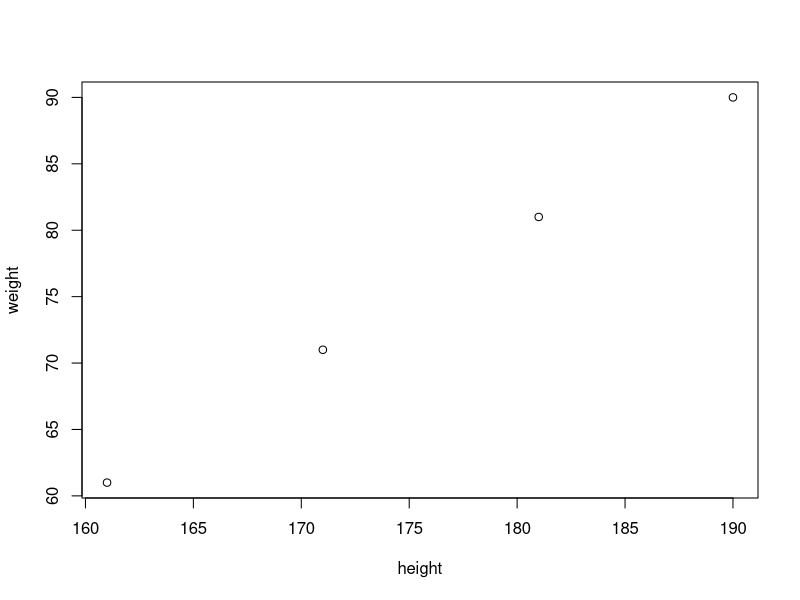
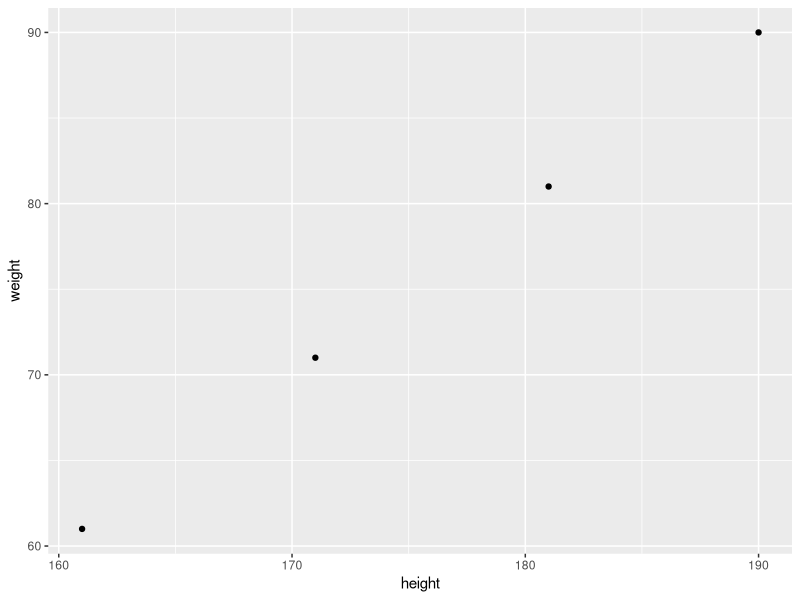
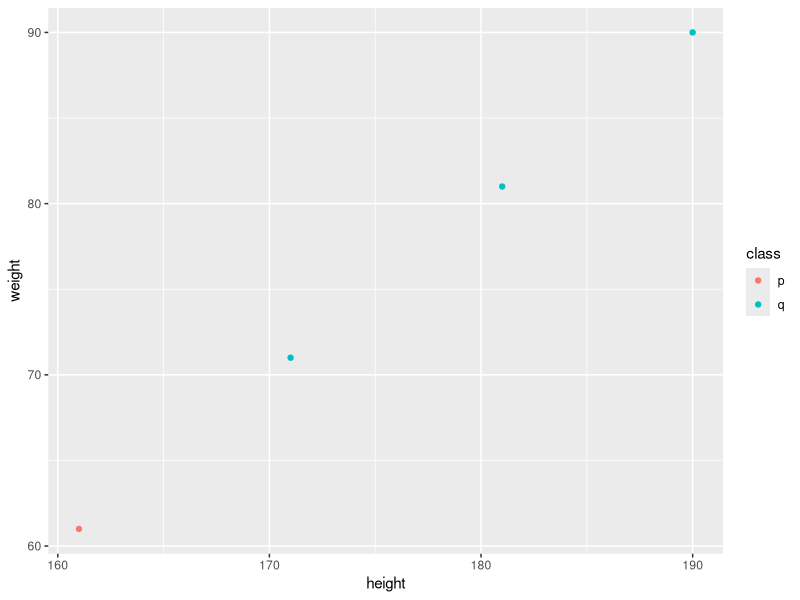
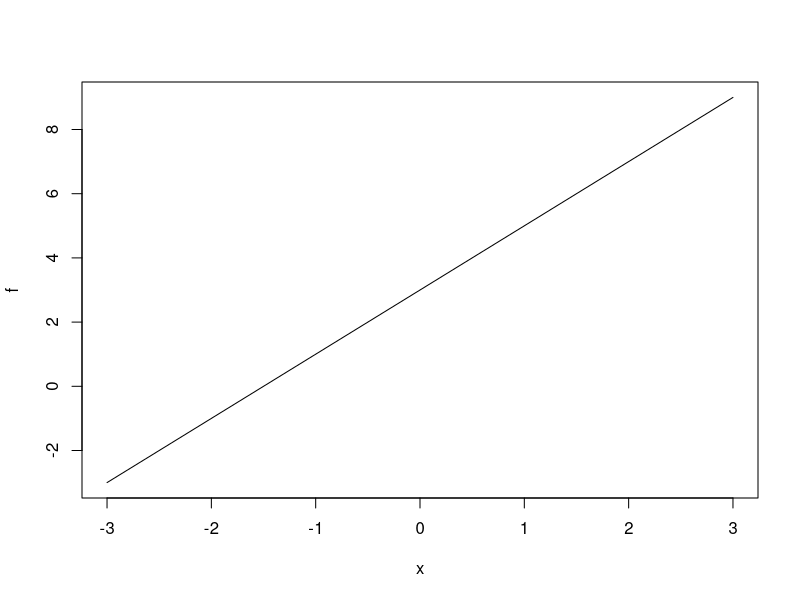
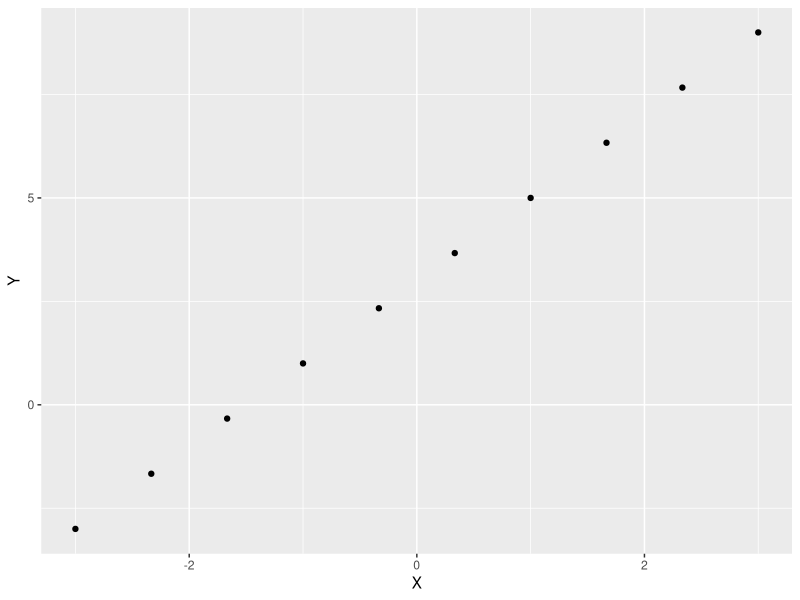
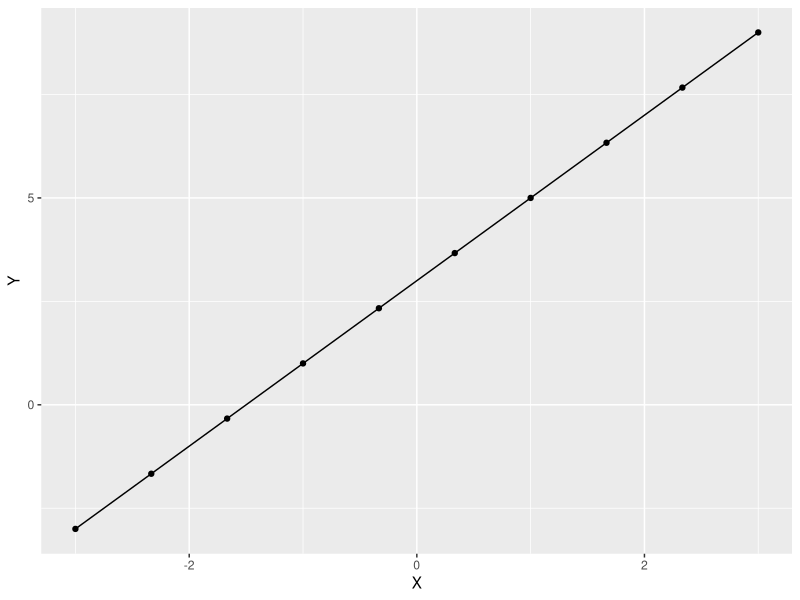

Write the R code that produced these figures, in order.
## ---- chunk 1
# 毎回実行する
library(tidyverse)
library(caret)
## ---- chunk 2
a <- 2
b <- 3
a + b # 計算
## ---- chunk 3
c <- a + b # 計算結果の割り当て
c          # 結果の表示
## ---- chunk 4
(c <- a + b)
## ---- chunk 5
s <- "abcde" # 'abc'でもよい。

substr(x = s, start = 2, stop = 3) # 部分文字列（その1）
substr(s, 2, 3)                    # 部分文字列（その2）
s %>% substr(start = 2, stop = 3)  # 部分文字列（その3）
## ---- chunk 6
t <- "fgh"
paste(s, t, sep = ':') # 文字列の連結
## ---- chunk 7
vec1 <- c(1, 1, 2, 3, 5)
## ---- chunk 8
length(vec1) # 要素数
## ---- chunk 9
vec1[3] # 特定の要素
## ---- chunk 10
vec1 + 10 # ベクトルに数を足す。
## ---- chunk 11
vec1 * 10 # ベクトルに数を掛ける。
## ---- chunk 12
vec1 <- c(1,  1,   2,    3,     5)
vec2 <- c(1, 10, 100, 1000, 10000)
vec1 + vec2 # ベクトル同士の足し算。
## ---- chunk 13
vec1 * vec2 # ベクトル同士の掛け算。（内積ではない）
## ---- chunk 14
vec1 %*% vec2 # ベクトルの内積
## ---- chunk 15
1:10
## ---- chunk 16
seq(from = 0, to = 1, by = 0.1)
## ---- chunk 17
seq(from = 0, to = 1, length.out = 10)
## ---- chunk 18
vec1 <- c(1, 1, 2, 3, 5)

mean(vec1)   # 平均
var(vec1)    # （不偏）分散
sd(vec1)     # 標準偏差
median(vec1) # 中央値
## ---- chunk 19
psych::describe(vec1) # まとめて計算する。
## ---- chunk 20
scores <- c("グー","チョキ","パー","チョキ")
scores
## ---- chunk 21
scores <- factor(c("グー","チョキ","パー","チョキ"))
scores
## ---- chunk 22
# 方法1
people <- tribble(
  ~name, ~height, ~weight,
  "A",   180,     60,
  "B",   160,     70,
  "C",   170,     80
)
people
## ---- chunk 23
# 方法2
people <- data.frame(
  name = c("A", "B", "C"),
  height = c(180, 160, 170),
  weight = c(60, 70, 80))
people
## ---- chunk 24
people[2,]       # 1行（結果はデータフレーム）

people[c(2, 3),] # 複数行（結果はデータフレーム）

people$name               # 1列（結果はベクトル！）

people %>% select("name") # 1列（結果はデータフレーム） 

people[, c(1, 2)]                     # 複数列（その1）

people %>% select("height", "weight") # 複数列（その2）
## ---- chunk 25
people %>% filter(name == "A")

people %>% filter(height > 160 & weight > 70)   # 論理積（「かつ」）

people %>% filter(height > 160 | weight > 70)   # 論理和（「または」）

people %>% filter(height == max(people$height)) # 最大値
## ---- chunk 26
people %>% arrange(height)

people %>% arrange(-height)
## ---- chunk 27
people$height = c(161, 171, 181)  # 列の更新（その1）
people$weight = people$weight + 1 # 列の更新（その2）
people

people$score = c(70, 80, 90)   # 列の追加
people
## ---- chunk 28
new_row <- data.frame(name = "D", height = 190, weight = 90, score = 100) # 新しい行

people %>% rbind(new_row)           # 行の追加（新しいデータフレームができる）
people

people <- people %>% rbind(new_row) # 行の追加（既存のデータフレームの更新）
people
## ---- chunk 29
people[-2,]       # 1行削除

people[-c(2, 3),] # 複数行削除

people[-(people$name == "B"), ] # 条件を満たす行の削除

people[, -1] # 1列削除

people[, -c(1, 2)]    # 複数列削除（1列しか残らない場合，結果はデータフレーム）

people[, -c(1, 2, 3)] # 複数列削除（1列しか残らない場合，結果はベクトル！）

people[, colnames(people) != "height"]                   # 列名を指定して1列削除

people[, !(colnames(people) %in% c("height", "weight"))] # 列名を指定して複数列削除
## ---- chunk 30
mean(people$height)     # 列ごとに計算

psych::describe(people) # まとめて計算
## ---- chunk 31
people <- tribble(
  ~name, ~height, ~weight, ~score, ~class,
  "A",   161,      61,      70,     "p",
  "B",   171,      71,      80,     "q",
  "C",   181,      81,      90,     "q",
  "D",   190,      90,      100,    "q"
)

people %>% group_by(class) %>% summarize(avg_height = mean(height)) # グループごとの平均

people %>% group_by(class) %>% filter(n() > 2) # 2件以上あるグループ
## ---- chunk 32
psych::describe(iris)
## ---- chunk 33
people <- tribble(
  ~name, ~height, ~weight, ~score, ~class,
  "A",   161,      61,      70,     "p",
  "B",   171,      71,      80,     "q",
  "C",   181,      81,      90,     "q",
  "D",   190,      90,      100,    "q"
)
## ---- chunk 34
plot(people[, c(2, 3)])
## ---- chunk 35
ggplot(data = people,                           # 対象データ 
       mapping = aes(x = height, y = weight)) + # x座標とy座標の指定
  geom_point()                                  # 散布図
## ---- chunk 36
ggplot(data = people,                                          # 対象データ 
       mapping = aes(x = height, y = weight, color = class)) + # classで色分け
  geom_point()                                                 # 散布図
## ---- chunk 37
f <- function(x) { 2 * x + 3 }
## ---- chunk 38
plot(f, from = -3, to = 3)
## ---- chunk 39
my_data <- data.frame(X = seq(from = -3, to = 3, length.out = 10))
my_data$Y <- f(my_data$X)
head(my_data)
## ---- chunk 40
ggplot(data = my_data,                # 対象データ 
       mapping = aes(x = X, y = Y)) + # x座標とy座標の指定
  geom_point()                        # 散布図
## ---- chunk 41
ggplot(data = my_data,                # 対象データ 
       mapping = aes(x = X, y = Y)) + # x座標とy座標の指定
  geom_point() +                      # 散布図
  geom_line()                         # 折れ線グラフ
